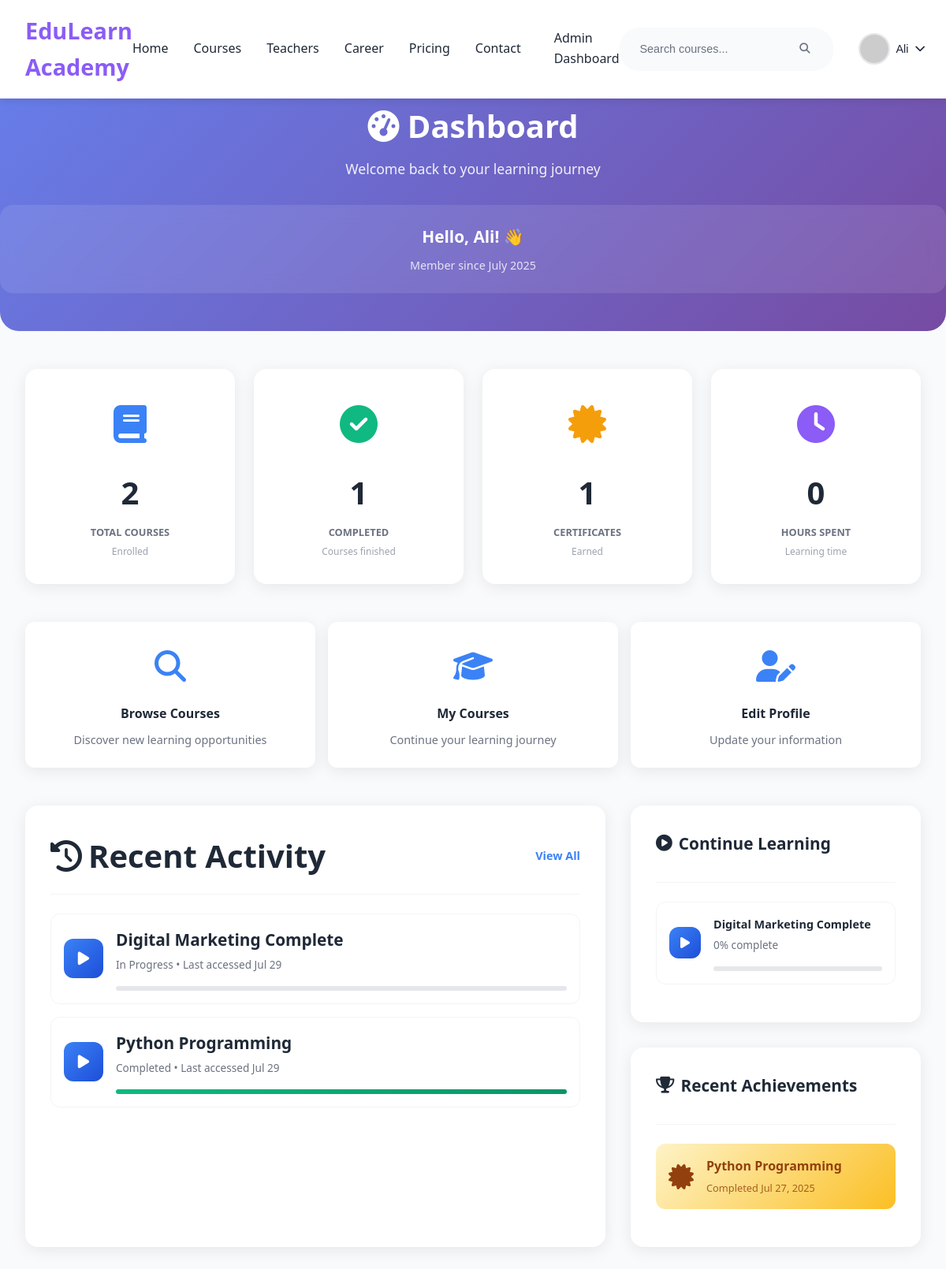
The app's page /dashboard.php (signed in) with its own data.
### tables this page shows
CREATE TABLE `users_acc` (
  `id` int(11) NOT NULL,
  `username` varchar(50) NOT NULL,
  `email` varchar(100) NOT NULL,
  `password` varchar(255) NOT NULL,
  `first_name` varchar(50) NOT NULL,
  `last_name` varchar(50) NOT NULL,
  `role` enum('student','teacher','admin') DEFAULT 'student',
  `subscription_type` enum('free','pro','university') DEFAULT 'free',
  `university_id` varchar(50) DEFAULT NULL,
  `phone` varchar(20) DEFAULT NULL,
  `profile_image` varchar(255) DEFAULT NULL,
  `email_verified` tinyint(1) DEFAULT 1,
  `status` enum('active','inactive') DEFAULT 'active',
  `created_at` timestamp NOT NULL DEFAULT current_timestamp()
);

CREATE TABLE `course_enrollments` (
  `id` int(11) NOT NULL,
  `user_id` int(11) NOT NULL,
  `course_id` int(11) NOT NULL,
  `status` enum('in_progress','completed','failed','dropped') DEFAULT 'in_progress',
  `progress_percentage` int(11) DEFAULT 0,
  `enrolled_at` datetime DEFAULT current_timestamp(),
  `last_accessed` datetime DEFAULT NULL,
  `completion_date` datetime DEFAULT NULL,
  `time_spent` int(11) DEFAULT 0,
  `exam_score` decimal(5,2) DEFAULT NULL,
  `exam_status` varchar(20) DEFAULT NULL
);

CREATE TABLE `course_list` (
  `id` int(11) NOT NULL,
  `teacher_id` int(11) DEFAULT 1,
  `category_id` int(11) DEFAULT 1,
  `title` varchar(200) NOT NULL,
  `description` text DEFAULT NULL,
  `price` decimal(10,2) DEFAULT 0.00,
  `duration_hours` int(11) DEFAULT 0,
  `level` enum('beginner','intermediate','advanced') DEFAULT 'beginner',
  `thumbnail` varchar(255) DEFAULT NULL,
  `status` varchar(20) DEFAULT 'active',
  `created_at` timestamp NOT NULL DEFAULT current_timestamp(),
  `curriculum` text DEFAULT NULL,
  `overview` text DEFAULT NULL
);

### dashboard.php (the view, shortened to what this page needs)
<?php
$user_id = $_SESSION['user_id'];
try {
    $pdo = getDbConnection();
    $stmt = $pdo->prepare("SELECT * FROM users_acc WHERE id = ?");
    $stmt->execute([$user_id]);
    $user = $stmt->fetch(PDO::FETCH_ASSOC);
    $stmt = $pdo->prepare("
        SELECT
            COUNT(*) as total_courses,
            COUNT(CASE WHEN status = 'completed' THEN 1 END) as completed_courses,
            COUNT(CASE WHEN status = 'in_progress' THEN 1 END) as in_progress_courses,
            COUNT(CASE WHEN status = 'failed' THEN 1 END) as failed_courses,
            COUNT(CASE WHEN exam_status = 'passed' THEN 1 END) as certificates_earned,
            AVG(CASE WHEN exam_score IS NOT NULL THEN exam_score END) as avg_exam_score,
            SUM(time_spent) as total_time_spent
        FROM course_enrollments
        WHERE user_id = ?
    ");
    $stmt->execute([$user_id]);
    $stats = $stmt->fetch(PDO::FETCH_ASSOC);
    $stmt = $pdo->prepare("
        SELECT
            e.*,
            cl.title as course_title,
            cl.description as course_description,
            CASE
                WHEN e.status = 'in_progress' AND e.progress_percentage < 100 THEN 'In Progress'
                WHEN e.status = 'completed' OR e.progress_percentage = 100 THEN 'Completed'
                WHEN e.status = 'failed' THEN 'Failed'
                WHEN e.status = 'dropped' THEN 'Dropped'
                ELSE 'Not Started'
            END as display_status
        FROM course_enrollments e
        LEFT JOIN course_list cl ON e.course_id = cl.id
        WHERE e.user_id = ?
        ORDER BY e.last_accessed DESC
        LIMIT 5
    ");
    $stmt->execute([$user_id]);
    $recent_courses = $stmt->fetchAll(PDO::FETCH_ASSOC);
    $stmt = $pdo->prepare("
        SELECT
            e.*,
            cl.title as course_title,
            cl.description as course_description
        FROM course_enrollments e
        LEFT JOIN course_list cl ON e.course_id = cl.id
        WHERE e.user_id = ? AND e.status = 'in_progress'
        ORDER BY e.last_accessed DESC
        LIMIT 3
    ");
    $stmt->execute([$user_id]);
    $in_progress_courses = $stmt->fetchAll(PDO::FETCH_ASSOC);
    $stmt = $pdo->prepare("
        SELECT
            e.*,
            cl.title as course_title
        FROM course_enrollments e
        LEFT JOIN course_list cl ON e.course_id = cl.id
        WHERE e.user_id = ? AND e.exam_status = 'passed'
        ORDER BY e.completion_date DESC
        LIMIT 3
    ");
    $stmt->execute([$user_id]);
    $achievements = $stmt->fetchAll(PDO::FETCH_ASSOC);
} catch (Exception $e) {
    $error_message = "Error loading dashboard: " . $e->getMessage();
}
?>
<!DOCTYPE html>
<html lang="en">
<head>
    <link href="Web3.css" rel="stylesheet">
    <link href="https://cdnjs.cloudflare.com/ajax/libs/font-awesome/6.2.0/css/all.min.css" rel="stylesheet">
</head>
<body>
    <?php include 'header.php'; ?>
    <div class="container">
        <div class="dashboard-header">
            <h1><i class="fas fa-tachometer-alt"></i> Dashboard</h1>
            <p>Welcome back to your learning journey</p>
            <div class="welcome-card">
                <div class="welcome-message">
                    Hello, <?php echo htmlspecialchars($user['username']); ?>! 👋
                </div>
                <div class="last-activity">
                    Member since <?php echo date('F Y', strtotime($user['created_at'] ?? 'now')); ?>
                </div>
            </div>
        </div>
        <div class="stats-grid">
            <div class="stat-card">
                <div class="stat-icon courses">
                    <i class="fas fa-book"></i>
                </div>
                <div class="stat-number"><?php echo $stats['total_courses'] ?? 0; ?></div>
                <div class="stat-label">Total Courses</div>
                <div class="stat-sublabel">Enrolled</div>
            </div>
            <div class="stat-card">
                <div class="stat-icon completed">
                    <i class="fas fa-check-circle"></i>
                </div>
                <div class="stat-number"><?php echo $stats['completed_courses'] ?? 0; ?></div>
                <div class="stat-label">Completed</div>
                <div class="stat-sublabel">Courses finished</div>
            </div>
            <div class="stat-card">
                <div class="stat-icon certificates">
                    <i class="fas fa-certificate"></i>
                </div>
                <div class="stat-number"><?php echo $stats['certificates_earned'] ?? 0; ?></div>
                <div class="stat-label">Certificates</div>
                <div class="stat-sublabel">Earned</div>
            </div>
            <div class="stat-card">
                <div class="stat-icon time">
                    <i class="fas fa-clock"></i>
                </div>
                <div class="stat-number"><?php echo $stats['total_time_spent'] ?? 0; ?></div>
                <div class="stat-label">Hours Spent</div>
                <div class="stat-sublabel">Learning time</div>
            </div>
        </div>
        <div class="quick-actions">
            <a href="courses.php" class="action-card">
                <div class="action-icon">
                    <i class="fas fa-search"></i>
                </div>
                <div class="action-title">Browse Courses</div>
                <div class="action-description">Discover new learning opportunities</div>
            </a>
            <a href="my-courses.php" class="action-card">
                <div class="action-icon">
                    <i class="fas fa-graduation-cap"></i>
                </div>
                <div class="action-title">My Courses</div>
                <div class="action-description">Continue your learning journey</div>
            </a>
            <a href="profile.php" class="action-card">
                <div class="action-icon">
                    <i class="fas fa-user-edit"></i>
                </div>
                <div class="action-title">Edit Profile</div>
                <div class="action-description">Update your information</div>
            </a>
        </div>
        <div class="dashboard-grid">
            <div class="dashboard-section">
                <div class="section-header">
                    <h2 class="section-title">
                        <i class="fas fa-history"></i>
                        Recent Activity
                    </h2>
                    <a href="my-courses.php" class="view-all">View All</a>
                </div>
                <?php if (empty($recent_courses)): ?>
                    <div class="empty-state">
                        <i class="fas fa-book-open"></i>
                        <h3>No courses yet</h3>
                        <p>Start your learning journey by enrolling in a course!</p>
                    </div>
                <?php else: ?>
                    <?php foreach ($recent_courses as $course): ?>
                        <div class="course-item">
                            <div class="course-icon">
                                <i class="fas fa-play"></i>
                            </div>
                            <div class="course-info">
                                <div class="course-title"><?php echo htmlspecialchars($course['course_title']); ?></div>
                                <div class="course-meta">
                                    <?php echo $course['display_status']; ?> •
                                    Last accessed <?php echo $course['last_accessed'] ? date('M j', strtotime($course['last_accessed'])) : 'Never'; ?>
                                </div>
                                <div class="course-progress">
                                    <div class="progress-fill <?php echo $course['display_status'] === 'Completed' ? 'completed' : ''; ?>"
                                         style="width: <?php echo $course['progress_percentage']; ?>%"></div>
                                </div>
                            </div>
                        </div>
                    <?php endforeach; ?>
                <?php endif; ?>
            </div>
            <div>
                <div class="dashboard-section" style="margin-bottom: 2rem;">
                    <div class="section-header">
                        <h3 class="section-title">
                            <i class="fas fa-play-circle"></i>
                            Continue Learning
                        </h3>
                    </div>
                    <?php if (empty($in_progress_courses)): ?>
                        <div class="empty-state">
                            <i class="fas fa-play"></i>
                            <p>No courses in progress</p>
                        </div>
                    <?php else: ?>
                        <?php foreach ($in_progress_courses as $course): ?>
                            <div class="course-item" style="margin-bottom: 1rem;">
                                <div class="course-icon" style="width: 40px; height: 40px; font-size: 1rem;">
                                    <i class="fas fa-play"></i>
                                </div>
                                <div class="course-info">
                                    <div class="course-title" style="font-size: 0.9rem;">
                                        <?php echo htmlspecialchars($course['course_title']); ?>
                                    </div>
                                    <div class="course-meta">
                                        <?php echo $course['progress_percentage']; ?>% complete
                                    </div>
                                    <div class="course-progress">
                                    </div>
                                </div>
                            </div>
                        <?php endforeach; ?>
                    <?php endif; ?>
                </div>
                <div class="dashboard-section">
                    <div class="section-header">
                        <h3 class="section-title">
                            <i class="fas fa-trophy"></i>
                            Recent Achievements
                        </h3>
                    </div>
                    <?php if (empty($achievements)): ?>
                        <div class="empty-state">
                            <i class="fas fa-trophy"></i>
                            <p>No certificates yet</p>
                        </div>
                    <?php else: ?>
                        <?php foreach ($achievements as $achievement): ?>
                            <div class="achievement-item">
                                <div class="achievement-icon">
                                    <i class="fas fa-certificate"></i>
                                </div>
                                <div class="achievement-info">
                                    <h4><?php echo htmlspecialchars($achievement['course_title']); ?></h4>
                                    <div class="achievement-date">
                                        Completed <?php echo date('M j, Y', strtotime($achievement['completion_date'])); ?>
                                    </div>
                                </div>
                            </div>
                        <?php endforeach; ?>
                    <?php endif; ?>
                </div>
            </div>
        </div>
    </div>
</body>
</html>

### Web3.css (style rules this page uses)
* { margin: 0; padding: 0; box-sizing: border-box; }
:root { --primary-color: #8b5cf6; --secondary-color: #7c3aed; --accent-color: #a855f7; --text-dark: #1f2937; --text-light: #6b7280; --white: #ffffff; --light-bg: #faf8ff; --purple-light: #f3f4f6; --purple-dark: #6b46c1; --success-color: #10b981; --warning-color: #f59e0b; --error-color: #ef4444; --gradient: linear-gradient(135deg, #8b5cf6 0%, #7c3aed 100%); --gradient-light: linear-gradient(135deg, #f3f4f6 0%, #faf8ff 100%); --shadow-sm: 0 2px 4px rgba(139, 92, 246, 0.1); --shadow-md: 0 4px 20px rgba(139, 92, 246, 0.08); --shadow-lg: 0 8px 30px rgba(139, 92, 246, 0.15); --border-radius: 8px; --transition: all 0.3s ease; }
body { font-family: 'Segoe UI', Tahoma, Geneva, Verdana, sans-serif; line-height: 1.6; color: var(--text-dark); overflow-x: hidden; }
.container { max-width: 1200px; margin: 0 auto; padding: 0 5%; }
.section-header { text-align: center; margin-bottom: 4rem; }
.section-header h2 { font-size: 2.5rem; margin-bottom: 1rem; color: var(--text-dark); font-weight: 700; }
.section-header { display: flex; justify-content: space-between; align-items: center; margin-bottom: 3rem; }
.section-header h2 { margin-bottom: 0; }
.view-all { color: var(--primary-color); text-decoration: none; font-weight: 600; display: flex; align-items: center; gap: 0.5rem; transition: var(--transition); }
.course-meta { display: flex; justify-content: space-between; align-items: center; margin-bottom: 1rem; }
.course-title { font-size: 1.3rem; font-weight: 600; margin-bottom: 0.5rem; }
.section-title { font-size: 2.5rem; margin-bottom: 1rem; color: var(--text-dark); font-weight: 700; text-align: center; }

### records on screen
users_acc: username "Ali", created_at "July 2025"
course_enrollments: course_list.title "Digital Marketing Complete", display_status "In Progress", last_accessed "Jul 29", progress_percentage "0"
course_enrollments: course_list.title "Python Programming", display_status "Completed", last_accessed "Jul 29", progress_percentage 100 (drawn), completion_date "Jul 27, 2025"

### other values on screen
$user_name "Ali"
$stats['total_courses'] "2"
$stats['completed_courses'] "1"
$stats['certificates_earned'] "1"
$stats['total_time_spent'] "0"
